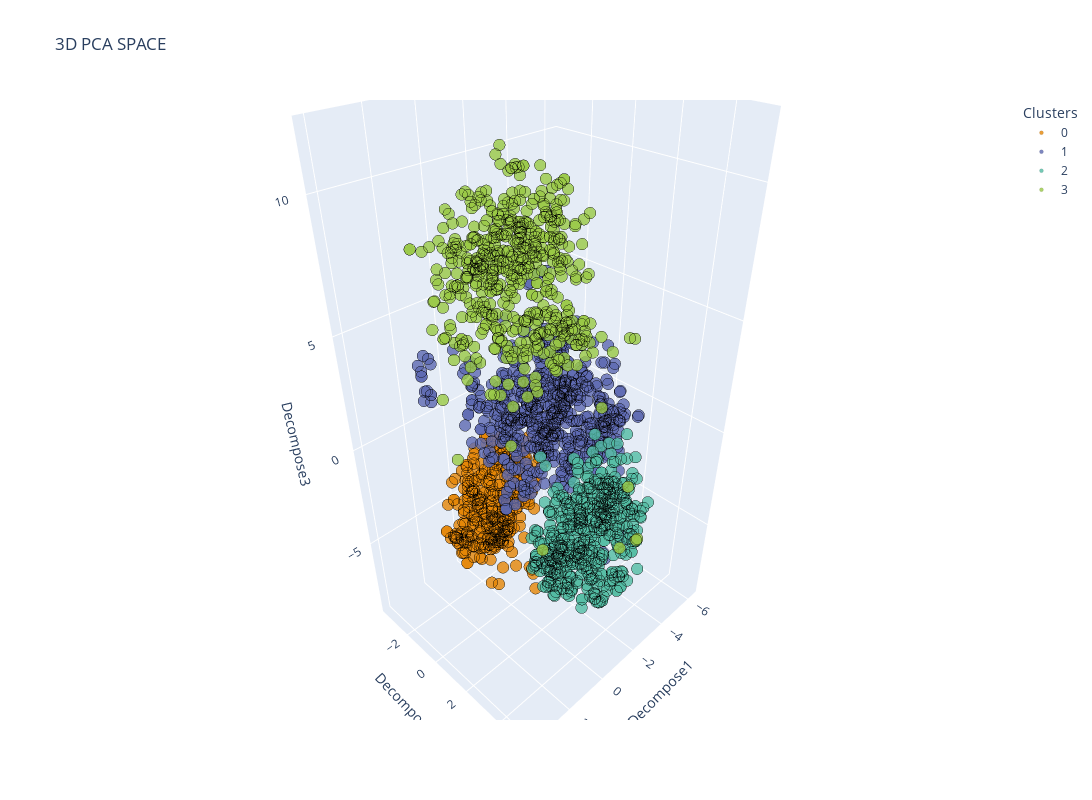

Notebook cell for this chart:
### Code cell
kmeans_tsne_3D_visuals = visual_tSNE_3D.copy()

kmeans_tsne_3D_visuals['Clusters'] = clusters_predict
plotter(kmeans_tsne_3D_visuals, opacity=0.8, width_line = 0.1)

### Figure 1 — Plotly figure (JSON) as saved in the notebook; plotly's stock layout.template omitted (floating-point values rounded to 4 significant figures; data arrays with more than 128 entries replaced by an {"elided": "..."} marker saying what was removed)
{"data": [{"hovertemplate": "Clusters=0<br>Decompose1=%{x}<br>Decompose2=%{y}<br>Decompose3=%{z}<extra></extra>", "legendgroup": "0", "marker": {"color": "rgb(229, 134, 6)", "line": {"color": "black", "width": 0.1}, "opacity": 0.8, "size": 4, "symbol": "circle"}, "mode": "markers", "name": "0", "scene": "scene", "showlegend": true, "type": "scatter3d", "x": {"elided": "363 float values"}, "y": {"elided": "363 float values"}, "z": {"elided": "363 float values"}}, {"hovertemplate": "Clusters=1<br>Decompose1=%{x}<br>Decompose2=%{y}<br>Decompose3=%{z}<extra></extra>", "legendgroup": "1", "marker": {"color": "rgb(93, 105, 177)", "line": {"color": "black", "width": 0.1}, "opacity": 0.8, "size": 4, "symbol": "circle"}, "mode": "markers", "name": "1", "scene": "scene", "showlegend": true, "type": "scatter3d", "x": {"elided": "601 float values"}, "y": {"elided": "601 float values"}, "z": {"elided": "601 float values"}}, {"hovertemplate": "Clusters=2<br>Decompose1=%{x}<br>Decompose2=%{y}<br>Decompose3=%{z}<extra></extra>", "legendgroup": "2", "marker": {"color": "rgb(82, 188, 163)", "line": {"color": "black", "width": 0.1}, "opacity": 0.8, "size": 4, "symbol": "circle"}, "mode": "markers", "name": "2", "scene": "scene", "showlegend": true, "type": "scatter3d", "x": {"elided": "494 float values"}, "y": {"elided": "494 float values"}, "z": {"elided": "494 float values"}}, {"hovertemplate": "Clusters=3<br>Decompose1=%{x}<br>Decompose2=%{y}<br>Decompose3=%{z}<extra></extra>", "legendgroup": "3", "marker": {"color": "rgb(153, 201, 69)", "line": {"color": "black", "width": 0.1}, "opacity": 0.8, "size": 4, "symbol": "circle"}, "mode": "markers", "name": "3", "scene": "scene", "showlegend": true, "type": "scatter3d", "x": {"elided": "536 float values"}, "y": {"elided": "536 float values"}, "z": {"elided": "536 float values"}}], "layout": {"autosize": true, "height": 800, "legend": {"title": {"text": "Clusters"}, "tracegroupgap": 0}, "scene": {"domain": {"x": [0, 1], "y": [0, 1]}, "xaxis": {"title": {"text": "Decompose1"}}, "yaxis": {"title": {"text": "Decompose2"}}, "zaxis": {"title": {"text": "Decompose3"}}}, "showlegend": true, "title": {"text": "3D PCA SPACE"}, "width": 1300}}
